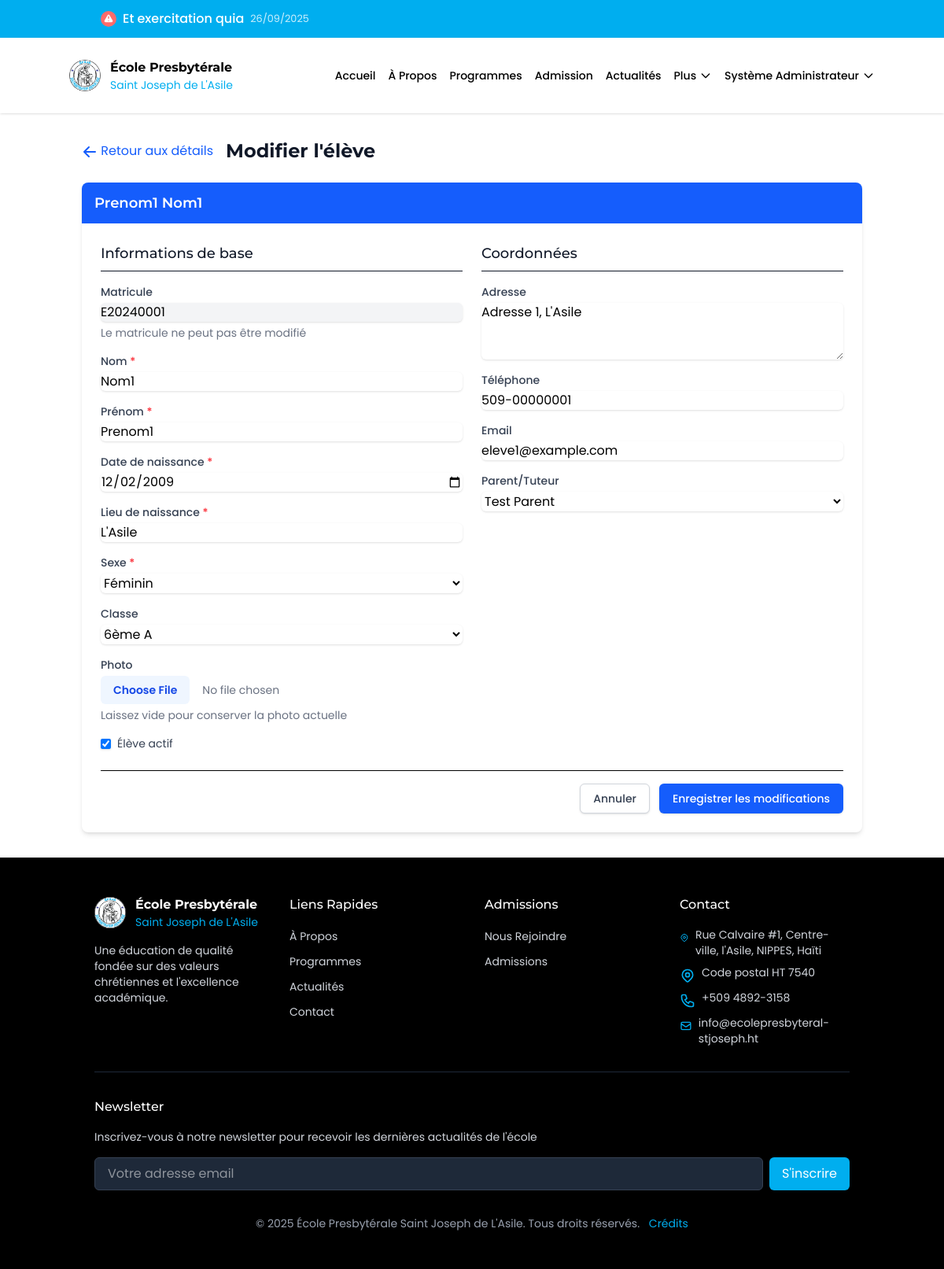
Before: /eleves/1/modifier (signed in) with the older database file.
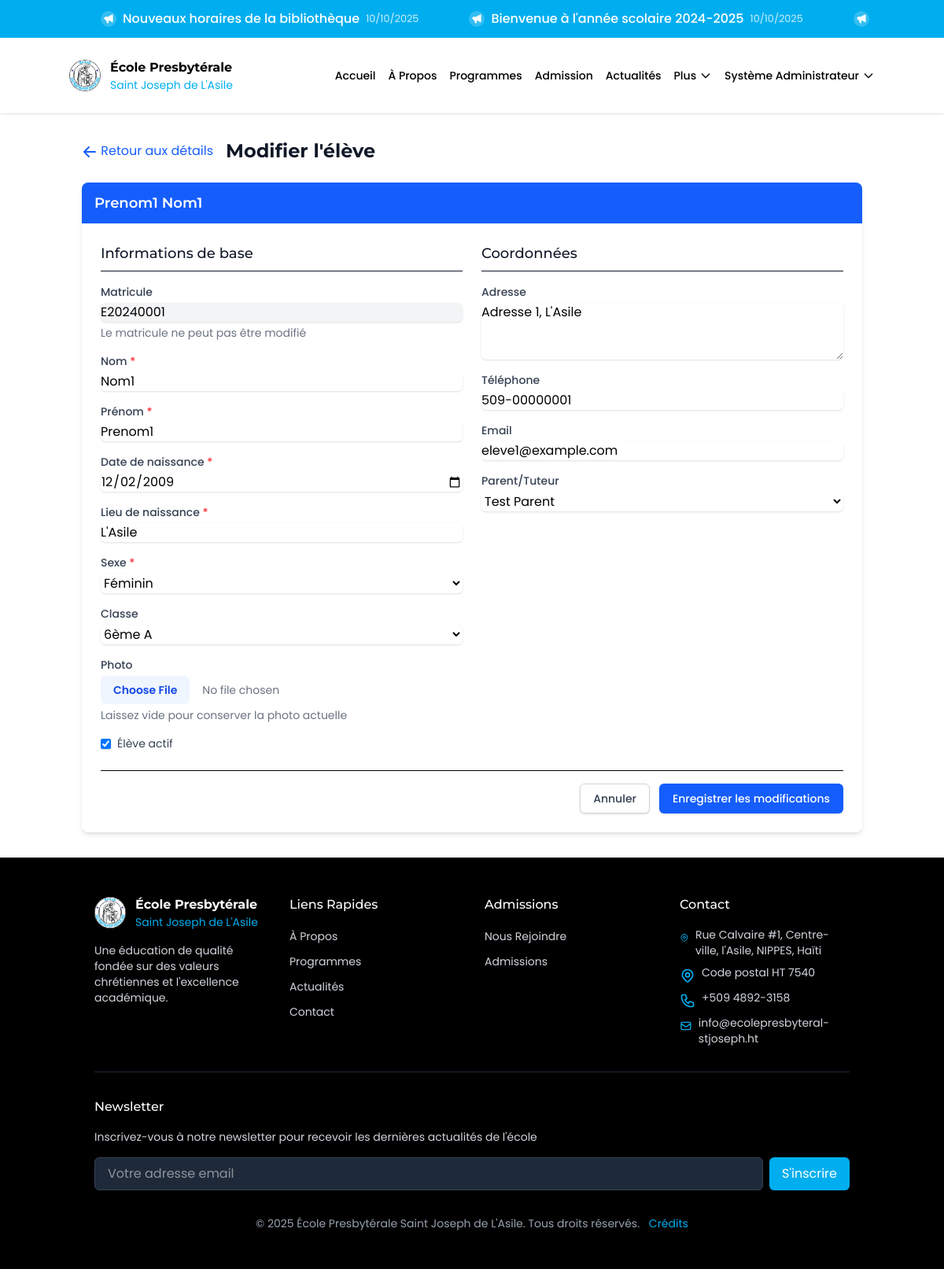
After: the same page with the newer database file.
### models.py (models this page shows, shortened)
class Annonce(db.Model):
    __tablename__ = 'annonces'
    id = db.Column(db.Integer, primary_key=True)
    titre = db.Column(db.String(100), nullable=False)
    contenu = db.Column(db.Text, nullable=False)
    date_creation = db.Column(db.DateTime, default=datetime.now)
    date_expiration = db.Column(db.Date)
    public = db.Column(db.Boolean, default=True)
    important = db.Column(db.Boolean, default=False)

### modules/eleves.py (the view, shortened to what this page needs)
@eleves_blueprint.route('/<int:eleve_id>/modifier', methods=['GET', 'POST'])
@login_required
def modifier(eleve_id):
    if not is_admin_or_directeur():
        flash('Accès non autorisé.', 'danger')
        return redirect(url_for('accueil'))
    from models import Classe, User
    eleve = Eleve.query.get(eleve_id)
    if not eleve:
        flash('Elève non trouvé.', 'danger')
        return redirect(url_for('eleves.liste'))
    classes = Classe.query.order_by(Classe.niveau, Classe.nom).all()
    parents = User.query.filter_by(role='parent').order_by(User.nom, User.prenom).all()
    return render_template('eleves/modifier.html', eleve=eleve, classes=classes, parents=parents)

### app.py (called while the page is built)
@login_manager.user_loader
def load_user(user_id):
    return User.query.get(int(user_id))

### modules/eleves.py (called while the page is built)
def is_admin_or_directeur():
    return session.get('user_role') in ['admin', 'directeur']

### templates/eleves/modifier.html (shortened to what the changed rows need)
{% extends "base.html" %}
{% block content %}
<div class="container mx-auto px-4 py-8">
    <div class="flex items-center mb-6">
        <h1 class="text-2xl font-bold text-gray-900">Modifier l'élève</h1>
    </div>
    <div class="bg-white shadow-md rounded-lg overflow-hidden">
        <div class="bg-blue-600 px-4 py-3">
            <h2 class="text-lg font-semibold text-white">{{ eleve.prenom }} {{ eleve.nom }}</h2>
        </div>
    </div>
</div>
{% endblock %}

### templates/base.html (shortened to what the changed rows need)
<html lang="en">
   <head>
      <script src="https://cdn.jsdelivr.net/npm/@tailwindcss/browser@4"></script>
      <link href="https://unpkg.com/aos@2.3.1/dist/aos.css" rel="stylesheet">
   </head>
   <body>
      <div id="root">
         {% if annonces and annonces|length > 0 %}
         <div class="ticker-wrap w-full">
            <div class="ticker container mx-auto">
               <div class="ticker-track" id="ticker-track">
                  {% for annonce in annonces %}
                  <div class="ticker-item">
                     <a href="{{ url_for('communication.details_annonce', annonce_id=annonce.id) }}" class="ticker-link">
                        {% if annonce.important is defined and annonce.important %}
                        <span class="ticker-icon important">
                        </span>
                        {% else %}
                        <span class="ticker-icon">
                           <svg xmlns="http://www.w3.org/2000/svg" viewBox="0 0 20 20" fill="currentColor">
                              <path fill-rule="evenodd" d="M18 3a1 1 0 00-1.447-.894L8.763 6H5a3 3 0 000 6h.28l1.771 5.316A1 1 0 008 18h1a1 1 0 001-1v-4.382l6.553 3.276A1 1 0 0018 15V3z" clip-rule="evenodd" />
                           </svg>
                        </span>
                        {% endif %}
                        <span class="ticker-title">{{ annonce.titre }}</span>
                        <span class="ticker-date">{{ annonce.date_creation.strftime('%d/%m/%Y') }}</span>
                     </a>
                  </div>
                  {% endfor %}
               </div>
            </div>
         </div>
         {% endif %}
         <header class="sticky top-0 z-50 w-full bg-white/90 backdrop-blur-md shadow-sm">
            <div class="container mx-auto">
               <div class="flex h-24 items-center justify-between">
                     <div class="flex items-center">
                        <a href="#" class="flex items-center">
                           <div class="ml-3">
                              <h1 class="text-sm font-bold text-black md:text-base">École Presbytérale</h1>
                           </div>
                        </a>
                     </div>
                  </div>
               </div>
            </header>
            {% block content %}
            {% endblock %}
            <footer class="bg-black text-white">
               <div class="container mx-auto px-4 py-12 sm:px-6 lg:px-8">
                  <div class="grid grid-cols-1 gap-8 md:grid-cols-4">
                     <div class="md:col-span-1">
                        <div class="flex items-center">
                           <a href="#" class="flex items-center">
                              <div class="ml-3">
                                 <h2 class="text-sm font-bold text-white md:text-base">École Presbytérale</h2>
                              </div>
                           </a>
                        </div>
                     </div>
                  </div>
               </div>
            </footer>
      </div>
   </body>
</html>

Changed rows visible on the page:
removed Annonce: important True (drawn), titre "Et exercitation quia", date_creation "26/09/2025"
added Annonce: important False (drawn), titre "Nouveaux horaires de la bibliothèque", date_creation "10/10/2025"
added Annonce: important False (drawn), titre "Bienvenue à l'année scolaire 2024-2025", date_creation "10/10/2025"
